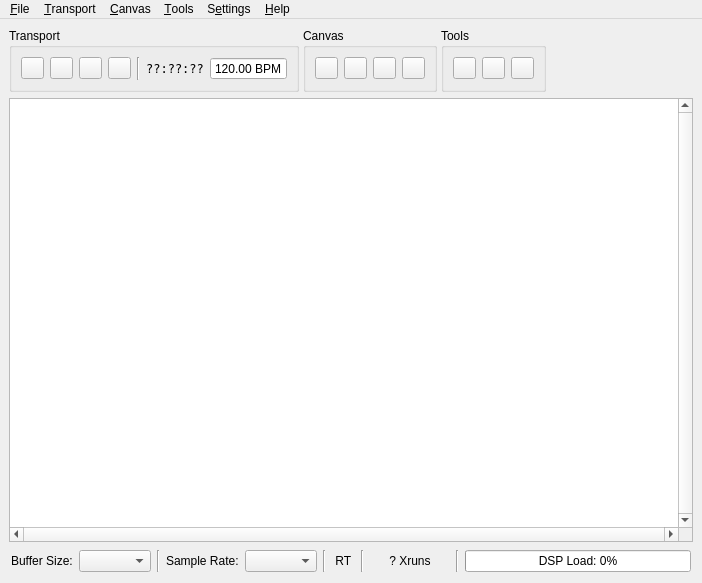
<?xml version="1.0" encoding="UTF-8"?>
<ui version="4.0">
 <class>CatiaMainW</class>
 <widget class="QMainWindow" name="CatiaMainW">
  <property name="geometry">
   <rect>
    <x>0</x>
    <y>0</y>
    <width>702</width>
    <height>583</height>
   </rect>
  </property>
  <property name="windowTitle">
   <string>Catia</string>
  </property>
  <widget class="QWidget" name="centralwidget">
   <layout class="QVBoxLayout" name="verticalLayout">
    <item>
     <widget class="QFrame" name="frame_toolbar">
      <layout class="QHBoxLayout" name="horizontalLayout_6">
       <property name="spacing">
        <number>4</number>
       </property>
       <property name="margin">
        <number>0</number>
       </property>
       <item>
        <widget class="QGroupBox" name="group_transport">
         <property name="title">
          <string>Transport</string>
         </property>
         <layout class="QHBoxLayout" name="horizontalLayout_3">
          <item>
           <widget class="QPushButton" name="b_transport_play">
            <property name="maximumSize">
             <size>
              <width>23</width>
              <height>16777215</height>
             </size>
            </property>
            <property name="toolTip">
             <string>Transport Play/Pause</string>
            </property>
            <property name="text">
             <string/>
            </property>
            <property name="icon">
             <iconset resource="../resources.qrc">
              <normaloff>:/16x16/media-playback-start.png</normaloff>:/16x16/media-playback-start.png</iconset>
            </property>
            <property name="checkable">
             <bool>true</bool>
            </property>
           </widget>
          </item>
          <item>
           <widget class="QPushButton" name="b_transport_stop">
            <property name="maximumSize">
             <size>
              <width>23</width>
              <height>16777215</height>
             </size>
            </property>
            <property name="toolTip">
             <string>Transport Stop</string>
            </property>
            <property name="text">
             <string/>
            </property>
            <property name="icon">
             <iconset resource="../resources.qrc">
              <normaloff>:/16x16/media-playback-stop.png</normaloff>:/16x16/media-playback-stop.png</iconset>
            </property>
           </widget>
          </item>
          <item>
           <widget class="QPushButton" name="b_transport_backwards">
            <property name="maximumSize">
             <size>
              <width>23</width>
              <height>16777215</height>
             </size>
            </property>
            <property name="toolTip">
             <string>Transport Backwards</string>
            </property>
            <property name="text">
             <string/>
            </property>
            <property name="icon">
             <iconset resource="../resources.qrc">
              <normaloff>:/16x16/media-seek-backward.png</normaloff>:/16x16/media-seek-backward.png</iconset>
            </property>
            <property name="autoRepeat">
             <bool>true</bool>
            </property>
           </widget>
          </item>
          <item>
           <widget class="QPushButton" name="b_transport_forwards">
            <property name="maximumSize">
             <size>
              <width>23</width>
              <height>16777215</height>
             </size>
            </property>
            <property name="toolTip">
             <string>Transport Forwards</string>
            </property>
            <property name="text">
             <string/>
            </property>
            <property name="icon">
             <iconset resource="../resources.qrc">
              <normaloff>:/16x16/media-seek-forward.png</normaloff>:/16x16/media-seek-forward.png</iconset>
            </property>
            <property name="autoRepeat">
             <bool>true</bool>
            </property>
           </widget>
          </item>
          <item>
           <widget class="Line" name="line">
            <property name="orientation">
             <enum>Qt::Vertical</enum>
            </property>
           </widget>
          </item>
          <item>
           <widget class="QLabel" name="label_time">
            <property name="font">
             <font>
              <family>DejaVu Sans Mono</family>
              <pointsize>9</pointsize>
             </font>
            </property>
            <property name="contextMenuPolicy">
             <enum>Qt::CustomContextMenu</enum>
            </property>
            <property name="text">
             <string>??:??:??</string>
            </property>
            <property name="alignment">
             <set>Qt::AlignCenter</set>
            </property>
           </widget>
          </item>
          <item>
           <widget class="QDoubleSpinBox" name="sb_bpm">
            <property name="toolTip">
             <string>Beats per Minute</string>
            </property>
            <property name="readOnly">
             <bool>true</bool>
            </property>
            <property name="buttonSymbols">
             <enum>QAbstractSpinBox::NoButtons</enum>
            </property>
            <property name="prefix">
             <string/>
            </property>
            <property name="suffix">
             <string> BPM</string>
            </property>
            <property name="decimals">
             <number>2</number>
            </property>
            <property name="maximum">
             <double>999.000000000000000</double>
            </property>
            <property name="value">
             <double>120.000000000000000</double>
            </property>
           </widget>
          </item>
         </layout>
        </widget>
       </item>
       <item>
        <widget class="QGroupBox" name="group_canvas">
         <property name="title">
          <string>Canvas</string>
         </property>
         <layout class="QHBoxLayout" name="horizontalLayout_4">
          <item>
           <widget class="QPushButton" name="b_canvas_zoom_fit">
            <property name="maximumSize">
             <size>
              <width>23</width>
              <height>16777215</height>
             </size>
            </property>
            <property name="toolTip">
             <string>Zoom Auto-Fit</string>
            </property>
            <property name="text">
             <string/>
            </property>
            <property name="icon">
             <iconset resource="../resources.qrc">
              <normaloff>:/16x16/zoom-fit-best.png</normaloff>:/16x16/zoom-fit-best.png</iconset>
            </property>
           </widget>
          </item>
          <item>
           <widget class="QPushButton" name="b_canvas_zoom_in">
            <property name="maximumSize">
             <size>
              <width>23</width>
              <height>16777215</height>
             </size>
            </property>
            <property name="toolTip">
             <string>Zoom In</string>
            </property>
            <property name="text">
             <string/>
            </property>
            <property name="icon">
             <iconset resource="../resources.qrc">
              <normaloff>:/16x16/zoom-in.png</normaloff>:/16x16/zoom-in.png</iconset>
            </property>
           </widget>
          </item>
          <item>
           <widget class="QPushButton" name="b_canvas_zoom_out">
            <property name="maximumSize">
             <size>
              <width>23</width>
              <height>16777215</height>
             </size>
            </property>
            <property name="toolTip">
             <string>Zoom Out</string>
            </property>
            <property name="text">
             <string/>
            </property>
            <property name="icon">
             <iconset resource="../resources.qrc">
              <normaloff>:/16x16/zoom-out.png</normaloff>:/16x16/zoom-out.png</iconset>
            </property>
           </widget>
          </item>
          <item>
           <widget class="QPushButton" name="b_canvas_zoom_100">
            <property name="maximumSize">
             <size>
              <width>23</width>
              <height>16777215</height>
             </size>
            </property>
            <property name="toolTip">
             <string>Zoom 100%</string>
            </property>
            <property name="text">
             <string/>
            </property>
            <property name="icon">
             <iconset resource="../resources.qrc">
              <normaloff>:/16x16/zoom-original.png</normaloff>:/16x16/zoom-original.png</iconset>
            </property>
           </widget>
          </item>
         </layout>
        </widget>
       </item>
       <item>
        <widget class="QGroupBox" name="group_tools">
         <property name="title">
          <string>Tools</string>
         </property>
         <layout class="QHBoxLayout" name="horizontalLayout_5">
          <item>
           <widget class="QPushButton" name="b_jack_clear_xruns">
            <property name="maximumSize">
             <size>
              <width>23</width>
              <height>16777215</height>
             </size>
            </property>
            <property name="toolTip">
             <string>Clear Xruns</string>
            </property>
            <property name="text">
             <string/>
            </property>
            <property name="icon">
             <iconset resource="../resources.qrc">
              <normaloff>:/16x16/edit-clear.png</normaloff>:/16x16/edit-clear.png</iconset>
            </property>
           </widget>
          </item>
          <item>
           <widget class="QPushButton" name="b_jack_configure">
            <property name="maximumSize">
             <size>
              <width>23</width>
              <height>16777215</height>
             </size>
            </property>
            <property name="toolTip">
             <string>Configure JACK</string>
            </property>
            <property name="text">
             <string/>
            </property>
            <property name="icon">
             <iconset resource="../resources.qrc">
              <normaloff>:/16x16/configure.png</normaloff>:/16x16/configure.png</iconset>
            </property>
           </widget>
          </item>
          <item>
           <widget class="QPushButton" name="b_jack_render">
            <property name="maximumSize">
             <size>
              <width>23</width>
              <height>16777215</height>
             </size>
            </property>
            <property name="toolTip">
             <string>JACK Render</string>
            </property>
            <property name="text">
             <string/>
            </property>
            <property name="icon">
             <iconset resource="../resources.qrc">
              <normaloff>:/16x16/media-record.png</normaloff>:/16x16/media-record.png</iconset>
            </property>
           </widget>
          </item>
         </layout>
        </widget>
       </item>
       <item>
        <spacer name="horizontalSpacer">
         <property name="orientation">
          <enum>Qt::Horizontal</enum>
         </property>
         <property name="sizeHint" stdset="0">
          <size>
           <width>40</width>
           <height>20</height>
          </size>
         </property>
        </spacer>
       </item>
      </layout>
     </widget>
    </item>
    <item>
     <widget class="QGraphicsView" name="graphicsView">
      <property name="verticalScrollBarPolicy">
       <enum>Qt::ScrollBarAlwaysOn</enum>
      </property>
      <property name="horizontalScrollBarPolicy">
       <enum>Qt::ScrollBarAlwaysOn</enum>
      </property>
     </widget>
    </item>
    <item>
     <widget class="QFrame" name="frame_statusbar">
      <property name="frameShape">
       <enum>QFrame::NoFrame</enum>
      </property>
      <property name="frameShadow">
       <enum>QFrame::Sunken</enum>
      </property>
      <layout class="QHBoxLayout" name="horizontalLayout">
       <property name="margin">
        <number>2</number>
       </property>
       <item>
        <widget class="QLabel" name="label_buffer_size">
         <property name="text">
          <string>Buffer Size:</string>
         </property>
        </widget>
       </item>
       <item>
        <widget class="QComboBox" name="cb_buffer_size"/>
       </item>
       <item>
        <widget class="Line" name="line_1">
         <property name="orientation">
          <enum>Qt::Vertical</enum>
         </property>
        </widget>
       </item>
       <item>
        <widget class="QLabel" name="label_sample_rate">
         <property name="text">
          <string>Sample Rate:</string>
         </property>
        </widget>
       </item>
       <item>
        <widget class="QComboBox" name="cb_sample_rate"/>
       </item>
       <item>
        <widget class="Line" name="line_2">
         <property name="orientation">
          <enum>Qt::Vertical</enum>
         </property>
        </widget>
       </item>
       <item>
        <widget class="QLabel" name="label_realtime">
         <property name="text">
          <string> RT </string>
         </property>
        </widget>
       </item>
       <item>
        <widget class="Line" name="line_3">
         <property name="orientation">
          <enum>Qt::Vertical</enum>
         </property>
        </widget>
       </item>
       <item>
        <widget class="QPushButton" name="b_xruns">
         <property name="text">
          <string>? Xruns</string>
         </property>
         <property name="flat">
          <bool>true</bool>
         </property>
        </widget>
       </item>
       <item>
        <widget class="Line" name="line_4">
         <property name="orientation">
          <enum>Qt::Vertical</enum>
         </property>
        </widget>
       </item>
       <item>
        <widget class="QProgressBar" name="pb_dsp_load">
         <property name="value">
          <number>0</number>
         </property>
         <property name="format">
          <string>DSP Load: %p%</string>
         </property>
        </widget>
       </item>
      </layout>
     </widget>
    </item>
   </layout>
  </widget>
  <widget class="QMenuBar" name="menubar">
   <property name="geometry">
    <rect>
     <x>0</x>
     <y>0</y>
     <width>702</width>
     <height>20</height>
    </rect>
   </property>
   <widget class="QMenu" name="menu_File">
    <property name="title">
     <string>&amp;File</string>
    </property>
    <addaction name="act_quit"/>
   </widget>
   <widget class="QMenu" name="menu_Help">
    <property name="title">
     <string>&amp;Help</string>
    </property>
    <addaction name="act_help_about"/>
    <addaction name="act_help_about_qt"/>
   </widget>
   <widget class="QMenu" name="menu_Transport">
    <property name="title">
     <string>&amp;Transport</string>
    </property>
    <addaction name="act_transport_play"/>
    <addaction name="act_transport_stop"/>
    <addaction name="act_transport_backwards"/>
    <addaction name="act_transport_forwards"/>
   </widget>
   <widget class="QMenu" name="menu_Canvas">
    <property name="title">
     <string>&amp;Canvas</string>
    </property>
    <widget class="QMenu" name="menu_Canvas_Zoom">
     <property name="title">
      <string>Zoom</string>
     </property>
     <addaction name="act_canvas_zoom_fit"/>
     <addaction name="separator"/>
     <addaction name="act_canvas_zoom_in"/>
     <addaction name="act_canvas_zoom_out"/>
     <addaction name="act_canvas_zoom_100"/>
    </widget>
    <addaction name="act_canvas_arrange"/>
    <addaction name="act_canvas_refresh"/>
    <addaction name="menu_Canvas_Zoom"/>
    <addaction name="separator"/>
    <addaction name="act_canvas_save_image"/>
   </widget>
   <widget class="QMenu" name="menu_Tools">
    <property name="title">
     <string>&amp;Tools</string>
    </property>
    <widget class="QMenu" name="menu_Jack_Server">
     <property name="title">
      <string>&amp;JACK Server</string>
     </property>
     <widget class="QMenu" name="menu_Jack_Buffer_Size">
      <property name="title">
       <string>Set Buffer Size</string>
      </property>
      <addaction name="act_jack_bf_16"/>
      <addaction name="act_jack_bf_32"/>
      <addaction name="act_jack_bf_64"/>
      <addaction name="act_jack_bf_128"/>
      <addaction name="act_jack_bf_256"/>
      <addaction name="act_jack_bf_512"/>
      <addaction name="act_jack_bf_1024"/>
      <addaction name="act_jack_bf_2048"/>
      <addaction name="act_jack_bf_4096"/>
      <addaction name="act_jack_bf_8192"/>
     </widget>
     <addaction name="act_tools_jack_start"/>
     <addaction name="act_tools_jack_stop"/>
     <addaction name="menu_Jack_Buffer_Size"/>
     <addaction name="separator"/>
     <addaction name="act_jack_configure"/>
    </widget>
    <widget class="QMenu" name="menu_A2J_Bridge">
     <property name="title">
      <string>&amp;ALSA-MIDI Bridge</string>
     </property>
     <addaction name="act_tools_a2j_start"/>
     <addaction name="act_tools_a2j_stop"/>
     <addaction name="act_tools_a2j_export_hw"/>
    </widget>
    <addaction name="menu_Jack_Server"/>
    <addaction name="menu_A2J_Bridge"/>
    <addaction name="separator"/>
    <addaction name="act_jack_render"/>
    <addaction name="act_show_logs"/>
    <addaction name="separator"/>
    <addaction name="act_jack_clear_xruns"/>
   </widget>
   <widget class="QMenu" name="menu_Settings">
    <property name="title">
     <string>S&amp;ettings</string>
    </property>
    <addaction name="act_settings_show_alsa"/>
    <addaction name="act_settings_show_toolbar"/>
    <addaction name="act_settings_show_statusbar"/>
    <addaction name="separator"/>
    <addaction name="act_configure"/>
   </widget>
   <addaction name="menu_File"/>
   <addaction name="menu_Transport"/>
   <addaction name="menu_Canvas"/>
   <addaction name="menu_Tools"/>
   <addaction name="menu_Settings"/>
   <addaction name="menu_Help"/>
  </widget>
  <action name="act_quit">
   <property name="icon">
    <iconset resource="../resources.qrc">
     <normaloff>:/16x16/application-exit.png</normaloff>:/16x16/application-exit.png</iconset>
   </property>
   <property name="text">
    <string>&amp;Quit</string>
   </property>
   <property name="shortcut">
    <string>Ctrl+Q</string>
   </property>
  </action>
  <action name="act_session_new">
   <property name="icon">
    <iconset resource="../resources.qrc">
     <normaloff>:/16x16/document-new.png</normaloff>:/16x16/document-new.png</iconset>
   </property>
   <property name="text">
    <string>&amp;New...</string>
   </property>
   <property name="shortcut">
    <string>Ctrl+N</string>
   </property>
  </action>
  <action name="act_session_open">
   <property name="icon">
    <iconset resource="../resources.qrc">
     <normaloff>:/16x16/document-open.png</normaloff>:/16x16/document-open.png</iconset>
   </property>
   <property name="text">
    <string>&amp;Open...</string>
   </property>
   <property name="shortcut">
    <string>Ctrl+O</string>
   </property>
  </action>
  <action name="act_session_save">
   <property name="icon">
    <iconset resource="../resources.qrc">
     <normaloff>:/16x16/document-save.png</normaloff>:/16x16/document-save.png</iconset>
   </property>
   <property name="text">
    <string>&amp;Save</string>
   </property>
   <property name="shortcut">
    <string>Ctrl+S</string>
   </property>
  </action>
  <action name="act_session_save_as">
   <property name="icon">
    <iconset resource="../resources.qrc">
     <normaloff>:/16x16/document-save-as.png</normaloff>:/16x16/document-save-as.png</iconset>
   </property>
   <property name="text">
    <string>Save &amp;As...</string>
   </property>
   <property name="shortcut">
    <string>Ctrl+Shift+S</string>
   </property>
  </action>
  <action name="action1">
   <property name="text">
    <string>1</string>
   </property>
  </action>
  <action name="act_help_about">
   <property name="text">
    <string>&amp;About Catia</string>
   </property>
  </action>
  <action name="act_transport_play">
   <property name="checkable">
    <bool>true</bool>
   </property>
   <property name="icon">
    <iconset resource="../resources.qrc">
     <normaloff>:/16x16/media-playback-start.png</normaloff>:/16x16/media-playback-start.png</iconset>
   </property>
   <property name="text">
    <string>&amp;Play</string>
   </property>
   <property name="shortcut">
    <string>Ctrl+Shift+P</string>
   </property>
  </action>
  <action name="act_transport_stop">
   <property name="icon">
    <iconset resource="../resources.qrc">
     <normaloff>:/16x16/media-playback-stop.png</normaloff>:/16x16/media-playback-stop.png</iconset>
   </property>
   <property name="text">
    <string>&amp;Stop</string>
   </property>
   <property name="shortcut">
    <string>Ctrl+Shift+X</string>
   </property>
  </action>
  <action name="act_transport_backwards">
   <property name="icon">
    <iconset resource="../resources.qrc">
     <normaloff>:/16x16/media-seek-backward.png</normaloff>:/16x16/media-seek-backward.png</iconset>
   </property>
   <property name="text">
    <string>&amp;Backwards</string>
   </property>
   <property name="shortcut">
    <string>Ctrl+Shift+B</string>
   </property>
  </action>
  <action name="act_transport_forwards">
   <property name="icon">
    <iconset resource="../resources.qrc">
     <normaloff>:/16x16/media-seek-forward.png</normaloff>:/16x16/media-seek-forward.png</iconset>
   </property>
   <property name="text">
    <string>&amp;Forwards</string>
   </property>
   <property name="shortcut">
    <string>Ctrl+Shift+F</string>
   </property>
  </action>
  <action name="act_canvas_refresh">
   <property name="icon">
    <iconset resource="../resources.qrc">
     <normaloff>:/16x16/view-refresh.png</normaloff>:/16x16/view-refresh.png</iconset>
   </property>
   <property name="text">
    <string>&amp;Refresh</string>
   </property>
   <property name="shortcut">
    <string>Ctrl+R</string>
   </property>
  </action>
  <action name="act_canvas_arrange">
   <property name="icon">
    <iconset resource="../resources.qrc">
     <normaloff>:/16x16/view-sort-ascending.png</normaloff>:/16x16/view-sort-ascending.png</iconset>
   </property>
   <property name="text">
    <string>&amp;Arrange</string>
   </property>
   <property name="shortcut">
    <string>Ctrl+G</string>
   </property>
  </action>
  <action name="act_canvas_zoom_fit">
   <property name="icon">
    <iconset resource="../resources.qrc">
     <normaloff>:/16x16/zoom-fit-best.png</normaloff>:/16x16/zoom-fit-best.png</iconset>
   </property>
   <property name="text">
    <string>Auto-Fit</string>
   </property>
   <property name="shortcut">
    <string>Home</string>
   </property>
  </action>
  <action name="act_canvas_zoom_in">
   <property name="icon">
    <iconset resource="../resources.qrc">
     <normaloff>:/16x16/zoom-in.png</normaloff>:/16x16/zoom-in.png</iconset>
   </property>
   <property name="text">
    <string>Zoom In</string>
   </property>
   <property name="shortcut">
    <string>Ctrl++</string>
   </property>
  </action>
  <action name="act_canvas_zoom_out">
   <property name="icon">
    <iconset resource="../resources.qrc">
     <normaloff>:/16x16/zoom-out.png</normaloff>:/16x16/zoom-out.png</iconset>
   </property>
   <property name="text">
    <string>Zoom Out</string>
   </property>
   <property name="shortcut">
    <string>Ctrl+-</string>
   </property>
  </action>
  <action name="act_canvas_zoom_100">
   <property name="icon">
    <iconset resource="../resources.qrc">
     <normaloff>:/16x16/zoom-original.png</normaloff>:/16x16/zoom-original.png</iconset>
   </property>
   <property name="text">
    <string>Zoom 100%</string>
   </property>
   <property name="shortcut">
    <string>Ctrl+1</string>
   </property>
  </action>
  <action name="act_jack_clear_xruns">
   <property name="icon">
    <iconset resource="../resources.qrc">
     <normaloff>:/16x16/edit-clear.png</normaloff>:/16x16/edit-clear.png</iconset>
   </property>
   <property name="text">
    <string>Clear &amp;Xruns</string>
   </property>
  </action>
  <action name="act_jack_configure">
   <property name="icon">
    <iconset resource="../resources.qrc">
     <normaloff>:/16x16/configure.png</normaloff>:/16x16/configure.png</iconset>
   </property>
   <property name="text">
    <string>Configure JACK</string>
   </property>
  </action>
  <action name="actionConfigure_Canvas">
   <property name="text">
    <string>Configure Canvas</string>
   </property>
  </action>
  <action name="act_settings_show_toolbar">
   <property name="checkable">
    <bool>true</bool>
   </property>
   <property name="text">
    <string>Show Toolbar</string>
   </property>
  </action>
  <action name="act_settings_show_statusbar">
   <property name="checkable">
    <bool>true</bool>
   </property>
   <property name="text">
    <string>Show Statusbar</string>
   </property>
  </action>
  <action name="act_configure">
   <property name="icon">
    <iconset resource="../resources.qrc">
     <normaloff>:/16x16/configure.png</normaloff>:/16x16/configure.png</iconset>
   </property>
   <property name="text">
    <string>Configure Catia</string>
   </property>
   <property name="shortcut">
    <string>Ctrl+P</string>
   </property>
  </action>
  <action name="act_tools_jack_start">
   <property name="icon">
    <iconset resource="../resources.qrc">
     <normaloff>:/16x16/media-playback-start.png</normaloff>:/16x16/media-playback-start.png</iconset>
   </property>
   <property name="text">
    <string>Start JACK Server</string>
   </property>
   <property name="shortcut">
    <string>F5</string>
   </property>
  </action>
  <action name="act_tools_jack_stop">
   <property name="icon">
    <iconset resource="../resources.qrc">
     <normaloff>:/16x16/media-playback-stop.png</normaloff>:/16x16/media-playback-stop.png</iconset>
   </property>
   <property name="text">
    <string>Stop JACK Server</string>
   </property>
   <property name="shortcut">
    <string>F6</string>
   </property>
  </action>
  <action name="act_jack_bf_32">
   <property name="checkable">
    <bool>true</bool>
   </property>
   <property name="text">
    <string>32</string>
   </property>
  </action>
  <action name="act_jack_bf_64">
   <property name="checkable">
    <bool>true</bool>
   </property>
   <property name="text">
    <string>64</string>
   </property>
  </action>
  <action name="act_jack_bf_128">
   <property name="checkable">
    <bool>true</bool>
   </property>
   <property name="text">
    <string>128</string>
   </property>
  </action>
  <action name="act_jack_bf_256">
   <property name="checkable">
    <bool>true</bool>
   </property>
   <property name="text">
    <string>256</string>
   </property>
  </action>
  <action name="act_jack_bf_512">
   <property name="checkable">
    <bool>true</bool>
   </property>
   <property name="text">
    <string>512</string>
   </property>
  </action>
  <action name="act_jack_bf_1024">
   <property name="checkable">
    <bool>true</bool>
   </property>
   <property name="text">
    <string>1024</string>
   </property>
  </action>
  <action name="act_jack_bf_2048">
   <property name="checkable">
    <bool>true</bool>
   </property>
   <property name="text">
    <string>2048</string>
   </property>
  </action>
  <action name="act_jack_bf_4096">
   <property name="checkable">
    <bool>true</bool>
   </property>
   <property name="text">
    <string>4096</string>
   </property>
  </action>
  <action name="act_jack_bf_8192">
   <property name="checkable">
    <bool>true</bool>
   </property>
   <property name="text">
    <string>8192</string>
   </property>
  </action>
  <action name="act_tools_a2j_start">
   <property name="icon">
    <iconset resource="../resources.qrc">
     <normaloff>:/16x16/media-playback-start.png</normaloff>:/16x16/media-playback-start.png</iconset>
   </property>
   <property name="text">
    <string>Start Bridge</string>
   </property>
   <property name="shortcut">
    <string>F7</string>
   </property>
  </action>
  <action name="act_tools_a2j_stop">
   <property name="icon">
    <iconset resource="../resources.qrc">
     <normaloff>:/16x16/media-playback-stop.png</normaloff>:/16x16/media-playback-stop.png</iconset>
   </property>
   <property name="text">
    <string>Stop Bridge</string>
   </property>
   <property name="shortcut">
    <string>F8</string>
   </property>
  </action>
  <action name="act_tools_a2j_export_hw">
   <property name="text">
    <string>Export Hardware Ports...</string>
   </property>
  </action>
  <action name="act_session_save_as_template">
   <property name="text">
    <string>Save As &amp;Template...</string>
   </property>
  </action>
  <action name="act_canvas_save_image">
   <property name="text">
    <string>Save &amp;Image...</string>
   </property>
  </action>
  <action name="act_canvas_undo">
   <property name="icon">
    <iconset>
     <normaloff>:/16x16/edit-undo.png</normaloff>:/16x16/edit-undo.png</iconset>
   </property>
   <property name="text">
    <string>Undo</string>
   </property>
  </action>
  <action name="act_canvas_redo">
   <property name="icon">
    <iconset>
     <normaloff>:/16x16/edit-redo.png</normaloff>:/16x16/edit-redo.png</iconset>
   </property>
   <property name="text">
    <string>Redo</string>
   </property>
  </action>
  <action name="act_help_about_qt">
   <property name="text">
    <string>About Qt</string>
   </property>
  </action>
  <action name="act_canvas_configure">
   <property name="icon">
    <iconset resource="../resources.qrc">
     <normaloff>:/16x16/configure.png</normaloff>:/16x16/configure.png</iconset>
   </property>
   <property name="text">
    <string>Configure Canvas</string>
   </property>
  </action>
  <action name="actionSync_Now">
   <property name="text">
    <string>Sync Now</string>
   </property>
  </action>
  <action name="action_session_recent_none">
   <property name="enabled">
    <bool>false</bool>
   </property>
   <property name="text">
    <string>(none)</string>
   </property>
  </action>
  <action name="act_jack_render">
   <property name="icon">
    <iconset resource="../resources.qrc">
     <normaloff>:/16x16/media-record.png</normaloff>:/16x16/media-record.png</iconset>
   </property>
   <property name="text">
    <string>JACK &amp;Render</string>
   </property>
  </action>
  <action name="act_show_logs">
   <property name="text">
    <string>&amp;Logs</string>
   </property>
  </action>
  <action name="act_jack_bf_16">
   <property name="checkable">
    <bool>true</bool>
   </property>
   <property name="text">
    <string>16</string>
   </property>
  </action>
  <action name="act_settings_show_alsa">
   <property name="checkable">
    <bool>true</bool>
   </property>
   <property name="text">
    <string>Show ALSA-MIDI (EXPERIMENTAL)</string>
   </property>
  </action>
 </widget>
 <resources>
  <include location="../resources.qrc"/>
 </resources>
 <connections>
  <connection>
   <sender>act_quit</sender>
   <signal>triggered()</signal>
   <receiver>CatiaMainW</receiver>
   <slot>close()</slot>
   <hints>
    <hint type="sourcelabel">
     <x>-1</x>
     <y>-1</y>
    </hint>
    <hint type="destinationlabel">
     <x>336</x>
     <y>291</y>
    </hint>
   </hints>
  </connection>
  <connection>
   <sender>act_settings_show_toolbar</sender>
   <signal>triggered(bool)</signal>
   <receiver>frame_toolbar</receiver>
   <slot>setVisible(bool)</slot>
   <hints>
    <hint type="sourcelabel">
     <x>-1</x>
     <y>-1</y>
    </hint>
    <hint type="destinationlabel">
     <x>336</x>
     <y>60</y>
    </hint>
   </hints>
  </connection>
  <connection>
   <sender>act_settings_show_statusbar</sender>
   <signal>triggered(bool)</signal>
   <receiver>frame_statusbar</receiver>
   <slot>setVisible(bool)</slot>
   <hints>
    <hint type="sourcelabel">
     <x>-1</x>
     <y>-1</y>
    </hint>
    <hint type="destinationlabel">
     <x>336</x>
     <y>563</y>
    </hint>
   </hints>
  </connection>
 </connections>
</ui>
